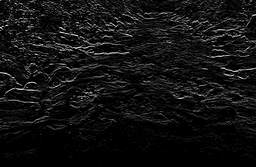
#> input picture alternate_scripts/debug_flow.png, 256 x 167 px, shrunk from 1600 x 1046 before the run, given in place of exampe.jpg, which was not available
$ python whitewater_route_color_enhanced.py
#> lines starting #> are read from the running program, lines starting #| are printed output that depends on the picture; after the words box and inside, x2 and y2 are one past the last pixel; in counts of white or black regions, pixels touching at a corner belong together; pictures that were not available may be replaced by others from this repository, and a replacement may not be noted
import numpy as np
import matplotlib.pyplot as plt
from PIL import Image, ImageDraw
from scipy.ndimage import sobel, gaussian_filter, variance
from scipy.sparse import lil_matrix, csr_matrix
from scipy.sparse.csgraph import dijkstra

# Load the image
image_path = "exampe.jpg"  # Change to your image path
image = Image.open(image_path).convert("L")  # Convert to grayscale
#> image is the input picture: PIL image 256x167 L; min 0, max 27, mean 1.9

# Convert to NumPy array and normalize
image_array = np.array(image) / 255.0

from skimage.color import rgb2hsv

# Load original RGB image for color processing
rgb_img = np.array(Image.open(image_path).convert("RGB")) / 255.0
hsv_img = rgb2hsv(rgb_img)
#> hsv_img: shape (167, 256, 3) float64; mean of channels 0, 1, 2 0, 0, 0.00729
hue = hsv_img[:, :, 0]
#> hue: shape (167, 256) float64; every value is 0
sat = hsv_img[:, :, 1]
val = hsv_img[:, :, 2]

# Detect calm water as low saturation and medium-dark brightness
calm_water_color = ((sat < 0.2) & (val > 0.1) & (val < 0.4)).astype(int)
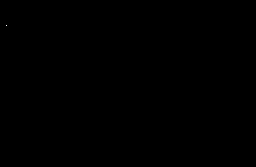
#> calm_water_color: shape (167, 256) int64; values 0 (black) and 1 (white), 0% white in thin lines or dots, all inside (x1, y1, x2, y2) = (6, 25, 7, 26)


"""STEP 1: DETECT OBSTACLES"""
# Apply Gaussian smoothing to reduce noise
smoothed_image = gaussian_filter(image_array, sigma=1)
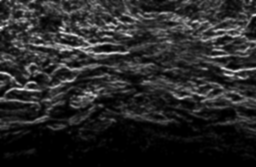
#> smoothed_image: shape (167, 256) float64; min 0, max 0.046, mean 0.00729; drawn with min black and max white

# Detect edges for object detection
edges_x = sobel(smoothed_image, axis=1)
edges_y = sobel(smoothed_image, axis=0)
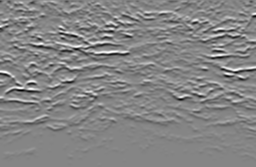
#> edges_y: shape (167, 256) float64; min -0.131, max 0.119, mean -0.000463; drawn with min black and max white
gradient_magnitude = np.hypot(edges_x, edges_y)
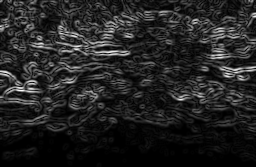
#> gradient_magnitude: shape (167, 256) float64; min 0, max 0.131, mean 0.0179; drawn with min black and max white

# Compute local variance for texture detection (high variance = frothy water)
texture_variance = variance(smoothed_image, 5)
#> texture_variance = 4.66e-05

# Detect solid obstacles (rocks, trees)
obstacle_map = ((gradient_magnitude > 0.3) & (smoothed_image < 0.4)).astype(int)

# Detect navigable turbulent water (white frothy rapids)
frothy_water = ((texture_variance > 0.0001) & ((smoothed_image > 0.6).astype(int) | (smoothed_image < 0.001)).astype(int))

# Ensure frothy water is NOT an obstacle
obstacle_map[frothy_water == 1] = 0  # Remove from obstacle mask


"""STEP 2: ESTIMATE RIVER ANGLE & FLOW DIRECTION"""
# Compute gradients in x and y directions
flow_x = np.gradient(smoothed_image, axis=1)
flow_y = np.gradient(smoothed_image, axis=0)

# Compute the dominant flow direction (angle of river)
angle_map = np.arctan2(flow_y, flow_x)  # Angle in radians
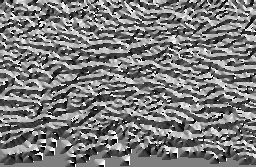
#> angle_map: shape (167, 256) float64; min -3.14, max 3.14, mean -0.103; drawn with min black and max white
avg_angle = np.mean(angle_map[np.abs(flow_y) > 0.05])  # Mean angle where flow is significant
#> avg_angle = nan
river_angle_degrees = np.degrees(avg_angle)
#> river_angle_degrees = nan

# Define water flow mask: Areas with high brightness gradient are water
flow_map = ((flow_y > 0.02) & (smoothed_image > 0.5)).astype(int)

# Combine frothy water and regular water flow as green (navigable water)
# === Additional calm water and blue object detection ===
# Original luminance+variance calm water
calm_water_luma = ((texture_variance < 0.00005) & (smoothed_image > 0.05) & (smoothed_image < 0.25)).astype(int)

# Grayscale-based calm water: very dark and smooth
calm_water_backup = ((smoothed_image < 0.15) & (texture_variance < 0.00005)).astype(int)
#> calm_water_backup: shape (167, 256) int64; every value is 1

# Extend HSV calm water thresholds
calm_water_color = ((sat < 0.35) & (val > 0.01) & (val < 0.45)).astype(int)
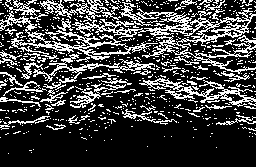
#> calm_water_color: shape (167, 256) int64; values 0 (black) and 1 (white), 25.1% white in thin lines or dots

# Catch very dark, smooth regions as calm water
calm_water_very_dark = ((smoothed_image < 0.08) & (texture_variance < 0.00007)).astype(int)

# Merge calm water detection
calm_water = (
    (calm_water_luma == 1) |
    (calm_water_color == 1) |
    (calm_water_backup == 1) |
    (calm_water_very_dark == 1)
).astype(int)

# === Improved blue object detection (exclude blue water) ===

is_blue = ((hue > 0.55) & (hue < 0.75))
#> is_blue: shape (167, 256) bool; every value is 0
is_high_sat = sat > 0.4
is_bright_enough = val > 0.2
is_textured = texture_variance > 0.0001
#> is_textured = False

# Only mark as obstacle if it's likely a raft/paddle (not smooth blue water)
blue_objects = (is_blue & is_high_sat & is_bright_enough & is_textured).astype(int)
obstacle_map[blue_objects == 1] = 1

# Final water map
full_flow_map = (flow_map | frothy_water | calm_water).astype(int)
full_flow_map = (flow_map | frothy_water | calm_water).astype(int)
full_flow_map = (flow_map | frothy_water | calm_water).astype(int)


"""STEP 3: BUILD GRAPH FOR ROUTE DETECTION"""
height, width = image_array.shape
#> height = 167; width = 256
size = height * width
#> size = 42752
graph = lil_matrix((size, size))

def index(y, x):
    return y * width + x

for y in range(height):
    for x in range(width):
        if obstacle_map[y, x] == 1:
            continue  # Skip obstacles
        for dy, dx in [(-1, 0), (1, 0), (0, -1), (0, 1)]:  # Neighboring pixels
            ny, nx = y + dy, x + dx
            if 0 <= ny < height and 0 <= nx < width and obstacle_map[ny, nx] == 0:
                weight = 1.0 - full_flow_map[ny, nx]  # Favor high flow areas
                graph[index(y, x), index(ny, nx)] = weight

# Convert graph to efficient format
graph = graph.tocsr()

# Define start (top center) and end (bottom center)
start, end = (10, width // 2), (height - 10, width // 2)
#> start = (10, 128); end = (157, 128)
start_idx, end_idx = index(*start), index(*end)
#> start_idx = 2688; end_idx = 40320

# Compute shortest path using Dijkstra’s algorithm
distances, predecessors = dijkstra(graph, directed=True, indices=start_idx, return_predecessors=True)

# Reconstruct the optimal paddling path
path = []
current = end_idx
#> current = 40320
while current != start_idx and predecessors[current] != -9999:
    path.append(current)
    current = predecessors[current]
#> this loop made 0 passes
#> after the loop, path = []

path_coords = []
for p in reversed(path):
    row = p // width
    col = p % width
    path_coords.append((row, col))
#> after the loop, path_coords = []


"""STEP 4: OVERLAY OBJECTS, FLOW, AND ROUTE"""
image_rgb = image.convert("RGB")
draw = ImageDraw.Draw(image_rgb)

# Draw obstacles (blue) – Solid rocks and trees only
for y in range(height):
    for x in range(width):
        if obstacle_map[y, x] == 1:
            draw.point((x, y), fill=(0, 0, 255))  # Blue overlay for obstacles

# Draw water flow (green) – Includes both regular flow and frothy rapids
for y in range(height):
    for x in range(width):
        if full_flow_map[y, x] == 1:
            draw.point((x, y), fill=(0, 255, 0))  # Green overlay for water flow

# Draw the computed red whitewater route
for y, x in path_coords:
    draw.ellipse((x-1, y-1, x+1, y+1), fill=(255, 0, 0))  # Thicker red route

# Save the processed image
output_path = "final_route_color_enhanced_other.png"
image_rgb.save(output_path)
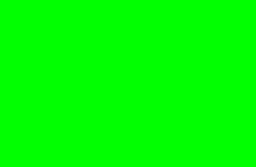
#> saved as final_route_color_enhanced_other.png: PIL image 256x167 RGB; mean R, G, B 0, 255, 0

print(f"Saved processed image: {output_path}")
